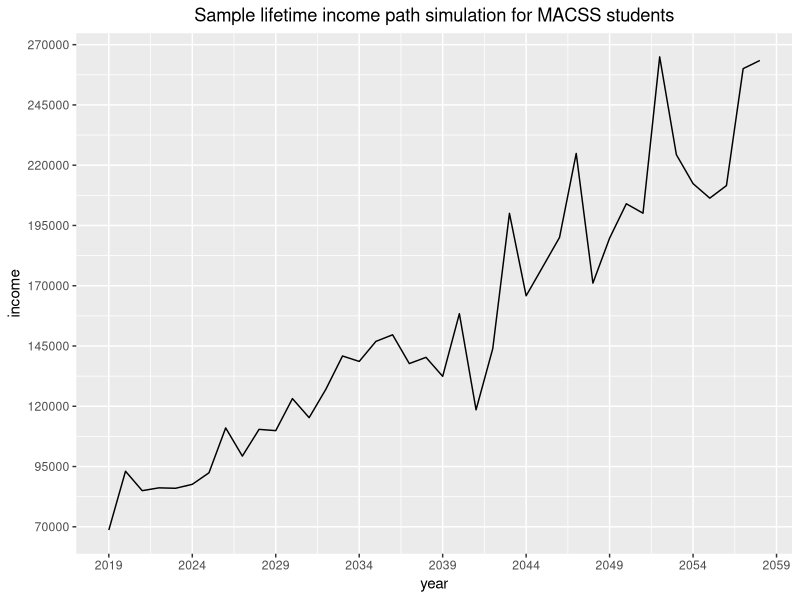
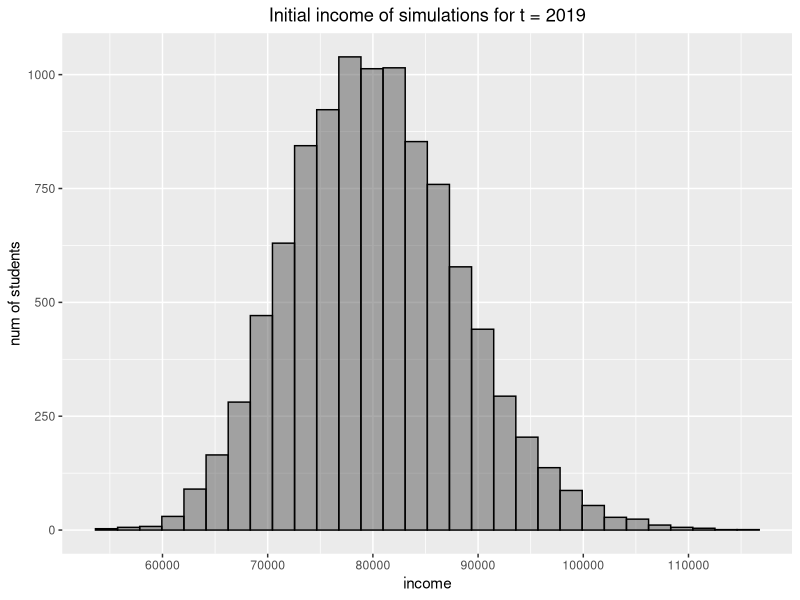
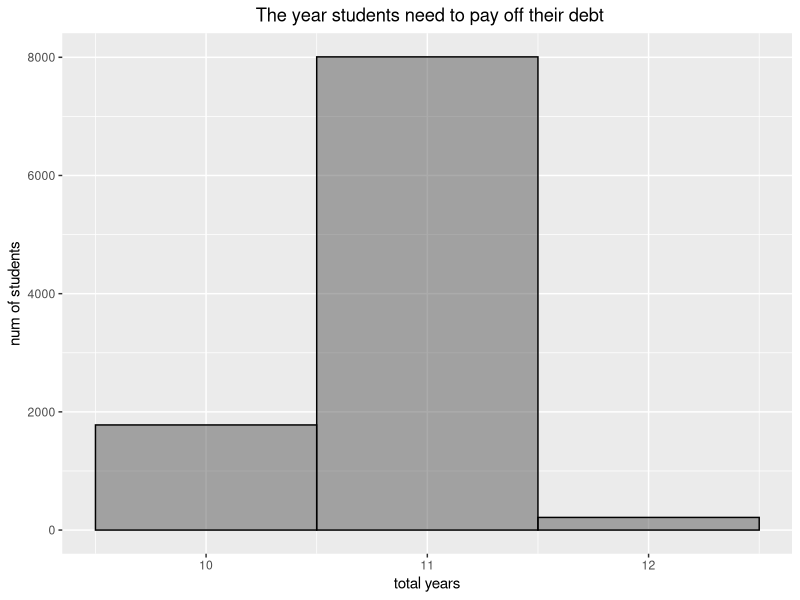
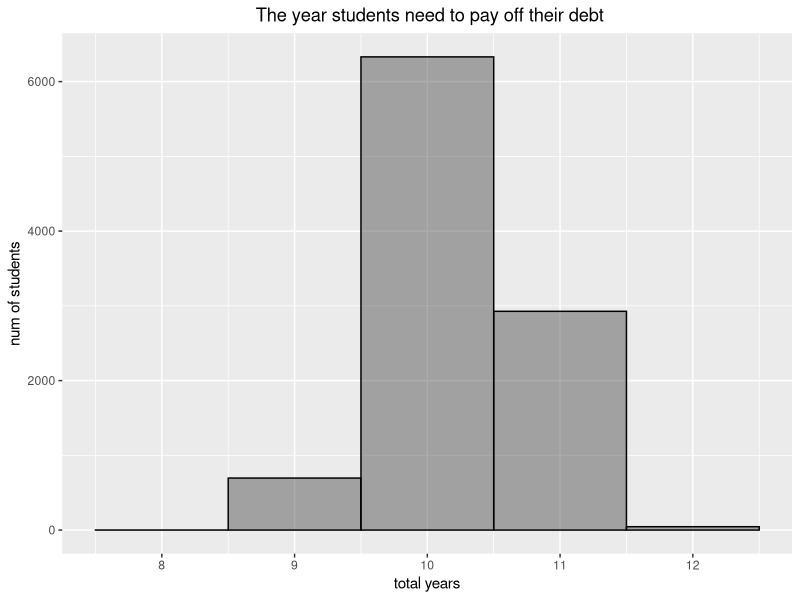

The R source for these figures, in order:
## ---- chunk 1
knitr::opts_chunk$set(echo = TRUE)
## ---- chunk 2

set.seed(515)

n = 10000
sd = 0.1
t = 40
c0 = 80000
p = 0.2
g = 0.03

#build a matrix
result = matrix(nrow = n + 1, ncol = t)

#column:time 
result[1, ] = c(2019 : (2019 + t - 1))

#row1: income of 2019
result[-1, 1] = exp(log(rep(c0, n)) + rnorm(n, mean = 0, sd = sd))

#row2 to 40: income of 2020-2058
for (i in c(2 : 40)){
  result[-1, i] = exp((1 - p) * (log(c0) + g * (result[1, i] - 2019)) + p * log(result[-1, i - 1])+ rnorm(n, mean = 0, sd = sd))
}


library(ggplot2)

#plot lifetime income path
ggplot() +
  geom_line(aes(result[1,], result[sample(1:n, size = 1),])) + 
  labs(title = "Sample lifetime income path simulation for MACSS students", x = "year", y = "income") + 
  theme(plot.title = element_text(hjust = 0.5)) +
  scale_x_continuous(breaks = seq(2019, 2059, by = 5)) + 
  scale_y_continuous(breaks = seq(70000, 300000, by = 25000))

## ---- chunk 3

#draw histogram
ggplot() + 
  geom_histogram(aes(result[-1, 1]), bins = 30, alpha = 0.5, color = "black") +
  labs(title = "Initial income of simulations for t = 2019", x = "income", y = "num of students") + 
  theme(plot.title = element_text(hjust = 0.5)) +
  scale_x_continuous(breaks = seq(60000, 150000, by = 10000))

#calculate percentage
inc2019 = result[-1, 1]
percent_high = length(inc2019[inc2019 > 100000]) / n
percent_low = length(inc2019[inc2019 < 70000]) / n

cat ( percent_high * 100, "% of my class will earn more than $100,000 in the first year out of the program \n")

cat ( percent_low * 100, "% of my class will earn  less than $70,000 in the first year out of the program \n")

#test normality
ks.test(inc2019,"pnorm", 80000, sd(inc2019))

cat("The distribution is normally distributed \n")
## ---- chunk 4

#build a loan matrix
loan = t(apply(0.1 * result / 95000, 1, cumsum))
loan[1, ] = c(2019 : (2019 + t - 1))
colnames(loan) = c(2019 : (2019 + t - 1))

payoff_year = matrix(nrow = n + 1)

#calculate the min year need to pay off all loans
for (i in c(1 : n + 1)) {
  payoff_year[i] = min(which(loan[i,] > 1))
}

#draw histogram
ggplot() + 
  geom_histogram(aes(payoff_year[-1, 1]), bins = length(unique(payoff_year[-1,], na.rm = TRUE)), alpha = 0.5, color = "black") +
  labs(title = " The year students need to pay off their debt", x = "total years", y = "num of students") + 
  theme(plot.title = element_text(hjust = 0.5)) 


percent_less = length(payoff_year[payoff_year <= 10]) / n

cat ( percent_less * 100, "% of the simulations, I am able to pay oﬀ the loan in 10 years \n")

## ---- chunk 5

set.seed(515)

n = 10000
sd = 0.15
t = 40
c0 = 85000
p = 0.2
g = 0.03

#build a matrix
result = matrix(nrow = n + 1, ncol = t)

#column:time 
result[1, ] = c(2019 : (2019 + t - 1))

#row1: income of 2019
result[-1, 1] = exp(log(rep(c0, n)) + rnorm(n, mean = 0, sd = sd))

#row2 to 40: income of 2020-2058
for (i in c(2 : 40)){
  result[-1, i] = exp((1 - p) * (log(c0) + g * (result[1, i] - 2019)) + p * log(result[-1, i - 1])+ rnorm(n, mean = 0, sd = sd))
}

#build a loan matrix
loan = t(apply(0.1 * result / 95000, 1, cumsum))
loan[1, ] = c(2019 : (2019 + t - 1))
colnames(loan) = c(2019 : (2019 + t - 1))

payoff_year = matrix(nrow = n + 1)

#calculate the min year need to pay off all loans
for (i in c(1 : n + 1)) {
  payoff_year[i] = min(which(loan[i,] > 1))
}

#draw histogram
ggplot() + 
  geom_histogram(aes(payoff_year[-1, 1]), bins = length(unique(payoff_year[-1,], na.rm = TRUE)), alpha = 0.5, color = "black") +
  labs(title = " The year students need to pay off their debt", x = "total years", y = "num of students") + 
  theme(plot.title = element_text(hjust = 0.5)) 


percent_less = length(payoff_year[payoff_year <= 10]) / n

cat(percent_less * 100, "% of the simulations, I am able to pay off the loan in 10 years \n")


